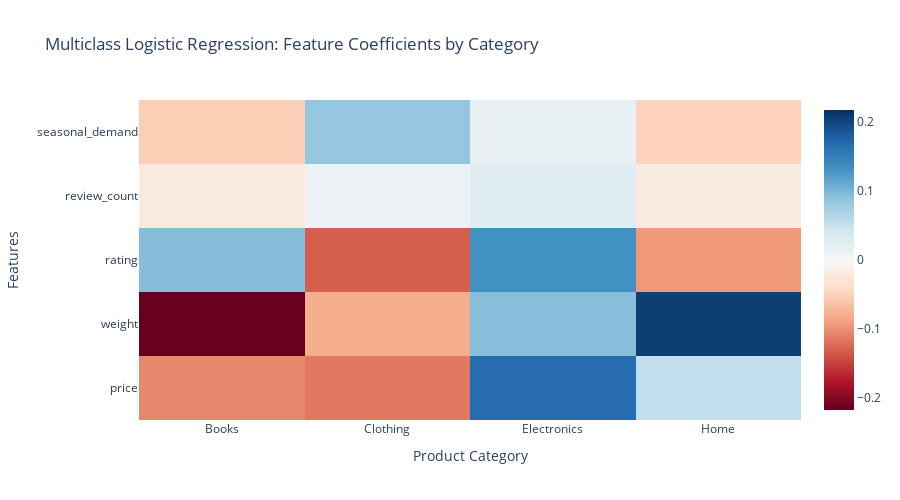
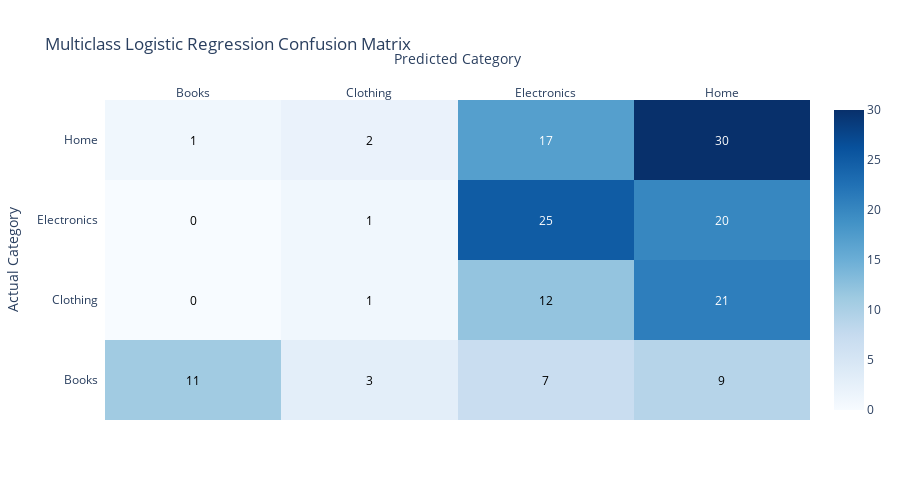
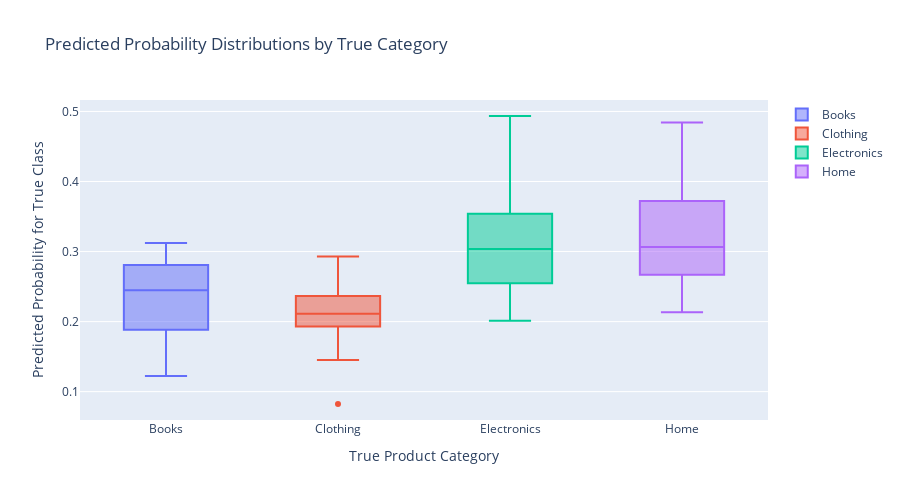

The code cell stored with these charts, in order, in its notebook:
### Code cell
# 2. MULTICLASS LOGISTIC REGRESSION
print(" 2. MULTICLASS LOGISTIC REGRESSION")
print("=" * 33)

# Prepare multiclass data
multiclass_features = ['price', 'weight', 'rating', 'review_count', 'seasonal_demand']
X_multi = multiclass_df[multiclass_features]
y_multi = multiclass_df['category']

# Split data
X_multi_train, X_multi_test, y_multi_train, y_multi_test = train_test_split(
 X_multi, y_multi, test_size=0.2, random_state=42, stratify=y_multi
)

# Scale features
scaler_multi = StandardScaler()
X_multi_train_scaled = scaler_multi.fit_transform(X_multi_train)
X_multi_test_scaled = scaler_multi.transform(X_multi_test)

print(f"Training set: {X_multi_train_scaled.shape}")
print(f"Test set: {X_multi_test_scaled.shape}")
print(f"Class distribution: {y_multi_train.value_counts().to_dict()}")

# Train multiclass logistic regression
lr_multi = LogisticRegression(
 multi_class='multinomial',
 solver='lbfgs',
 random_state=42,
 max_iter=1000
)
lr_multi.fit(X_multi_train_scaled, y_multi_train)

# Predictions
y_multi_pred = lr_multi.predict(X_multi_test_scaled)
y_multi_proba = lr_multi.predict_proba(X_multi_test_scaled)

# Performance metrics
multi_accuracy = accuracy_score(y_multi_test, y_multi_pred)
print(f"\n Multiclass Logistic Regression Performance:")
print(f"• Test Accuracy: {multi_accuracy:.4f}")

# Cross-validation
cv_scores_multi = cross_val_score(lr_multi, X_multi_train_scaled, y_multi_train, cv=5)
print(f"• Cross-validation: {cv_scores_multi.mean():.4f} ± {cv_scores_multi.std():.4f}")

print(f"\nClassification Report:")
print(classification_report(y_multi_test, y_multi_pred))

# Analyze coefficients for each class
print(f"\n Feature Coefficients by Product Category:")

categories = lr_multi.classes_
coefficients_multi = lr_multi.coef_

# Create coefficient dataframe
coef_data = []
for i, category in enumerate(categories):
    for j, feature in enumerate(multiclass_features):
        coef_data.append({
            'Category': category,
            'Feature': feature,
            'Coefficient': coefficients_multi[i, j],
            'Odds_Ratio': np.exp(coefficients_multi[i, j])
        })

coef_multi_df = pd.DataFrame(coef_data)

# Show top coefficients for each category
for category in categories:
    cat_coefs = coef_multi_df[coef_multi_df['Category'] == category].copy()
    cat_coefs['Abs_Coef'] = cat_coefs['Coefficient'].abs()
    cat_coefs = cat_coefs.sort_values('Abs_Coef', ascending=False)

    print(f"\n{category.upper()}:")
    for _, row in cat_coefs.iterrows():
        direction = "increases" if row['Coefficient'] > 0 else "decreases"
        print(f" • {row['Feature']}: β={row['Coefficient']:.3f} ({direction} odds)")

# Visualize coefficients heatmap
coef_matrix = coefficients_multi.T # Features x Categories

fig_coef_heatmap = go.Figure(data=go.Heatmap(
 z=coef_matrix,
 x=categories,
 y=multiclass_features,
 colorscale='RdBu',
 zmid=0,
 hovertemplate="Category: %{x}<br>Feature: %{y}<br>Coefficient: %{z:.3f}<extra></extra>"
))

fig_coef_heatmap.update_layout(
 title="Multiclass Logistic Regression: Feature Coefficients by Category",
 xaxis_title="Product Category",
 yaxis_title="Features",
 height=500
)
fig_coef_heatmap.show()

# Confusion Matrix for multiclass
cm_multi = confusion_matrix(y_multi_test, y_multi_pred)
categories_list = categories.tolist()  # Convert to list for plotting

fig_cm_multi = ff.create_annotated_heatmap(
    z=cm_multi,
    x=categories_list,
    y=categories_list,
    annotation_text=cm_multi,
    colorscale='Blues',
    showscale=True
)

fig_cm_multi.update_layout(
 title="Multiclass Logistic Regression Confusion Matrix",
 xaxis_title="Predicted Category",
 yaxis_title="Actual Category",
 height=500
)
fig_cm_multi.show()

# Class probability analysis
print(f"\n Class Probability Analysis:")

# Calculate average predicted probabilities for each true class
prob_analysis = []
for i, true_category in enumerate(categories):
    mask = y_multi_test == true_category
    if mask.sum() > 0:
        avg_probs = y_multi_proba[mask].mean(axis=0)
        max_prob_idx = avg_probs.argmax()

        prob_analysis.append({
            'True_Category': true_category,
            'Avg_Correct_Prob': avg_probs[i],
            'Max_Prob_Category': categories[max_prob_idx],
            'Max_Prob_Value': avg_probs[max_prob_idx]
        })

prob_df = pd.DataFrame(prob_analysis)
print("Average predicted probabilities:")
for _, row in prob_df.iterrows():
    print(f"• {row['True_Category']}: {row['Avg_Correct_Prob']:.3f} correct probability")

# Visualize class probabilities
fig_prob_analysis = go.Figure()

for i, category in enumerate(categories):
    # Get probabilities for this true category
    mask = y_multi_test == category
    if mask.sum() > 0:
        probs_for_category = y_multi_proba[mask, i]

        fig_prob_analysis.add_trace(
            go.Box(
                y=probs_for_category,
                name=category,
                boxpoints='outliers'
            )
        )

fig_prob_analysis.update_layout(
 title="Predicted Probability Distributions by True Category",
 xaxis_title="True Product Category",
 yaxis_title="Predicted Probability for True Class",
 height=500
)
fig_prob_analysis.show()

### Figure 1 — Plotly figure (JSON) as saved in the notebook; plotly's stock layout.template omitted (floating-point values rounded to 4 significant figures)
{"data": [{"colorscale": [[0, "rgb(103,0,31)"], [0.1, "rgb(178,24,43)"], [0.2, "rgb(214,96,77)"], [0.3, "rgb(244,165,130)"], [0.4, "rgb(253,219,199)"], [0.5, "rgb(247,247,247)"], [0.6, "rgb(209,229,240)"], [0.7, "rgb(146,197,222)"], [0.8, "rgb(67,147,195)"], [0.9, "rgb(33,102,172)"], [1, "rgb(5,48,97)"]], "hovertemplate": "Category: %{x}<br>Feature: %{y}<br>Coefficient: %{z:.3f}<extra></extra>", "type": "heatmap", "x": ["Books", "Clothing", "Electronics", "Home"], "y": ["price", "weight", "rating", "review_count", "seasonal_demand"], "z": [[-0.1051, -0.1149, 0.1672, 0.05278], [-0.2169, -0.08071, 0.09252, 0.2051], [0.0935, -0.1315, 0.1322, -0.09426], [-0.02206, 0.01335, 0.0275, -0.0188], [-0.05385, 0.08541, 0.01733, -0.04889]], "zmid": 0}], "layout": {"height": 500, "title": {"text": "Multiclass Logistic Regression: Feature Coefficients by Category"}, "xaxis": {"title": {"text": "Product Category"}}, "yaxis": {"title": {"text": "Features"}}}}

### Figure 2 — Plotly figure (JSON) as saved in the notebook; plotly's stock layout.template omitted (floating-point values rounded to 4 significant figures)
{"data": [{"colorscale": [[0, "rgb(247,251,255)"], [0.125, "rgb(222,235,247)"], [0.25, "rgb(198,219,239)"], [0.375, "rgb(158,202,225)"], [0.5, "rgb(107,174,214)"], [0.625, "rgb(66,146,198)"], [0.75, "rgb(33,113,181)"], [0.875, "rgb(8,81,156)"], [1, "rgb(8,48,107)"]], "reversescale": false, "showscale": true, "type": "heatmap", "x": ["Books", "Clothing", "Electronics", "Home"], "y": ["Books", "Clothing", "Electronics", "Home"], "z": [[11, 3, 7, 9], [0, 1, 12, 21], [0, 1, 25, 20], [1, 2, 17, 30]]}], "layout": {"annotations": [{"font": {"color": "#000000"}, "showarrow": false, "text": "11", "x": "Books", "xref": "x", "y": "Books", "yref": "y"}, {"font": {"color": "#000000"}, "showarrow": false, "text": "3", "x": "Clothing", "xref": "x", "y": "Books", "yref": "y"}, {"font": {"color": "#000000"}, "showarrow": false, "text": "7", "x": "Electronics", "xref": "x", "y": "Books", "yref": "y"}, {"font": {"color": "#000000"}, "showarrow": false, "text": "9", "x": "Home", "xref": "x", "y": "Books", "yref": "y"}, {"font": {"color": "#000000"}, "showarrow": false, "text": "0", "x": "Books", "xref": "x", "y": "Clothing", "yref": "y"}, {"font": {"color": "#000000"}, "showarrow": false, "text": "1", "x": "Clothing", "xref": "x", "y": "Clothing", "yref": "y"}, {"font": {"color": "#000000"}, "showarrow": false, "text": "12", "x": "Electronics", "xref": "x", "y": "Clothing", "yref": "y"}, {"font": {"color": "#FFFFFF"}, "showarrow": false, "text": "21", "x": "Home", "xref": "x", "y": "Clothing", "yref": "y"}, {"font": {"color": "#000000"}, "showarrow": false, "text": "0", "x": "Books", "xref": "x", "y": "Electronics", "yref": "y"}, {"font": {"color": "#000000"}, "showarrow": false, "text": "1", "x": "Clothing", "xref": "x", "y": "Electronics", "yref": "y"}, {"font": {"color": "#FFFFFF"}, "showarrow": false, "text": "25", "x": "Electronics", "xref": "x", "y": "Electronics", "yref": "y"}, {"font": {"color": "#FFFFFF"}, "showarrow": false, "text": "20", "x": "Home", "xref": "x", "y": "Electronics", "yref": "y"}, {"font": {"color": "#000000"}, "showarrow": false, "text": "1", "x": "Books", "xref": "x", "y": "Home", "yref": "y"}, {"font": {"color": "#000000"}, "showarrow": false, "text": "2", "x": "Clothing", "xref": "x", "y": "Home", "yref": "y"}, {"font": {"color": "#FFFFFF"}, "showarrow": false, "text": "17", "x": "Electronics", "xref": "x", "y": "Home", "yref": "y"}, {"font": {"color": "#FFFFFF"}, "showarrow": false, "text": "30", "x": "Home", "xref": "x", "y": "Home", "yref": "y"}], "height": 500, "title": {"text": "Multiclass Logistic Regression Confusion Matrix"}, "xaxis": {"dtick": 1, "gridcolor": "rgb(0, 0, 0)", "side": "top", "ticks": "", "title": {"text": "Predicted Category"}}, "yaxis": {"dtick": 1, "ticks": "", "ticksuffix": "  ", "title": {"text": "Actual Category"}}}}

### Figure 3 — Plotly figure (JSON) as saved in the notebook; plotly's stock layout.template omitted (floating-point values rounded to 4 significant figures)
{"data": [{"boxpoints": "outliers", "name": "Books", "type": "box", "y": [0.2536, 0.2645, 0.1224, 0.1459, 0.2445, 0.1882, 0.2445, 0.2259, 0.2774, 0.271, 0.2266, 0.1628, 0.1598, 0.1995, 0.2451, 0.286, 0.1749, 0.2841, 0.3123, 0.2029, 0.1925, 0.2808, 0.286, 0.2556, 0.1536, 0.2876, 0.2942, 0.2912, 0.1773, 0.2602]}, {"boxpoints": "outliers", "name": "Clothing", "type": "box", "y": [0.2469, 0.2054, 0.2278, 0.2442, 0.2442, 0.2078, 0.2398, 0.2142, 0.18, 0.1758, 0.2081, 0.2094, 0.2127, 0.2349, 0.1601, 0.2291, 0.2931, 0.145, 0.2355, 0.1931, 0.2493, 0.2089, 0.2073, 0.1635, 0.2005, 0.08236, 0.2895, 0.2742, 0.2366, 0.1857, 0.2132, 0.181, 0.2099, 0.224]}, {"boxpoints": "outliers", "name": "Electronics", "type": "box", "y": [0.3263, 0.2483, 0.2622, 0.3073, 0.3756, 0.3485, 0.4935, 0.2997, 0.272, 0.2028, 0.3404, 0.2565, 0.441, 0.3125, 0.3593, 0.2854, 0.252, 0.2847, 0.4096, 0.2194, 0.2221, 0.3256, 0.3101, 0.3846, 0.2199, 0.2135, 0.3078, 0.371, 0.328, 0.3745, 0.354, 0.2548, 0.2203, 0.3197, 0.2367, 0.2806, 0.2719, 0.3334, 0.4193, 0.2013, 0.3723, 0.2955, 0.2661, 0.357, 0.2822, 0.2478]}, {"boxpoints": "outliers", "name": "Home", "type": "box", "y": [0.3033, 0.2786, 0.2548, 0.3816, 0.2669, 0.2869, 0.3221, 0.306, 0.2228, 0.2548, 0.2966, 0.4125, 0.2426, 0.3045, 0.2302, 0.3611, 0.4261, 0.421, 0.2848, 0.4574, 0.3008, 0.2616, 0.4841, 0.3123, 0.2342, 0.2587, 0.2691, 0.2212, 0.3809, 0.378, 0.4756, 0.3097, 0.2132, 0.3224, 0.307, 0.2654, 0.3333, 0.2507, 0.276, 0.3119, 0.3135, 0.3176, 0.3374, 0.2804, 0.3904, 0.4538, 0.4164, 0.3434, 0.2778, 0.3723]}], "layout": {"height": 500, "title": {"text": "Predicted Probability Distributions by True Category"}, "xaxis": {"title": {"text": "True Product Category"}}, "yaxis": {"title": {"text": "Predicted Probability for True Class"}}}}
